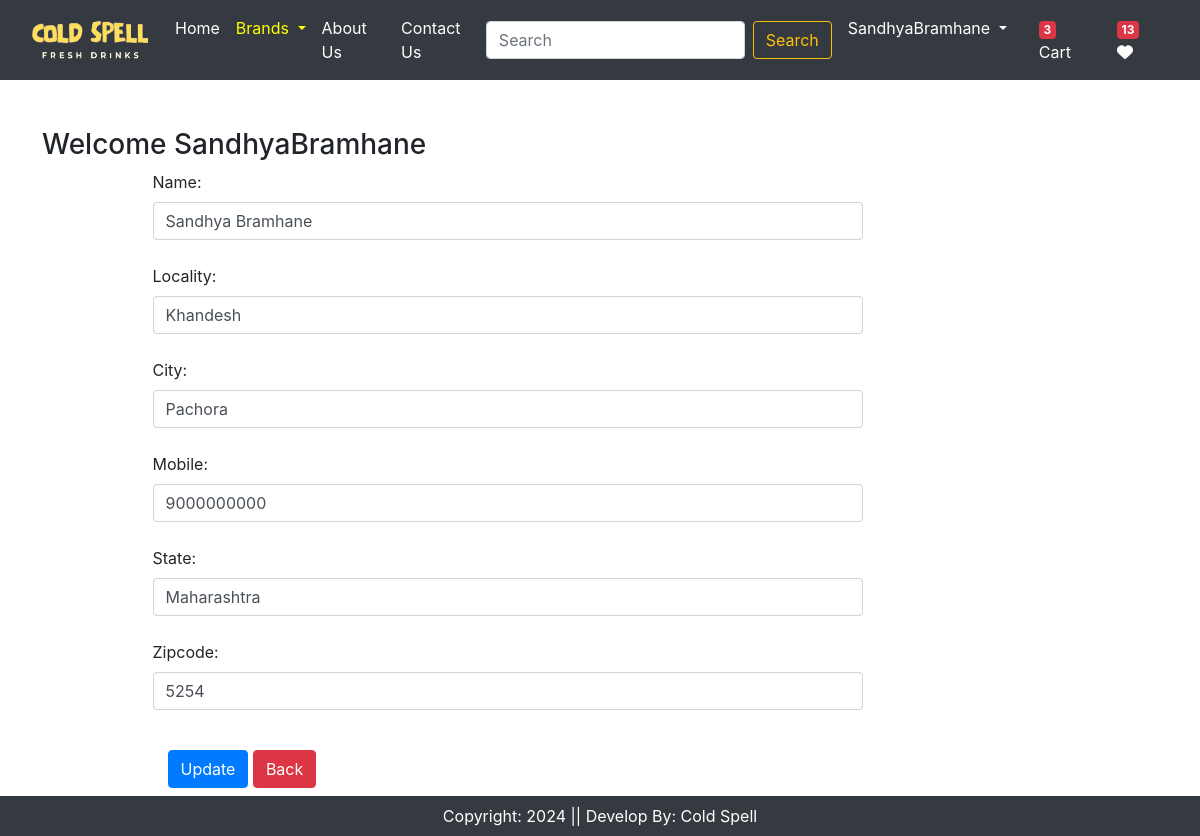
The page /updateAddress/1 (signed in) on the database its author committed.
### app/models.py (models this page shows, shortened)
class Customer(models.Model):
    user = models.ForeignKey(User,on_delete=models.CASCADE)
    name = models.CharField(max_length=200)
    locality = models.CharField(max_length=200)
    city = models.CharField(max_length=50)
    mobile = models.IntegerField(default=0)
    zipcode = models.IntegerField()
    state = models.CharField(choices=STATE_CHOICES, max_length=100)

### app/views.py (the view, shortened to what this page needs)
# urls.py: path('updateAddress/<int:pk>',views.updateAddress.as_view(), name='updateAddress'),
@method_decorator(login_required,name='dispatch')
class updateAddress(View):
    def get(self,request,pk):
        add = Customer.objects.get(pk=pk)
        form = CustomerProfileForm(instance=add)
        totalitem = 0
        wishlist = 0
        if request.user.is_authenticated:
             totalitem = len(Cart.objects.filter(user=request.user))
             wishitem = len(Wishlist.objects.filter(user=request.user))
        return render(request,'app/updateAddress.html',locals())

### app/forms.py
class CustomerProfileForm(forms.ModelForm):
    class Meta:
      model = Customer
      fields=['name','locality','city','mobile','state','zipcode']
      widgets={
        'name':forms.TextInput(attrs={'class':'form-control'}),
        'locality':forms.TextInput(attrs={'class':'form-control'}),
        'city':forms.TextInput(attrs={'class':'form-control'}),
        'mobile':forms.NumberInput(attrs={'class':'form-control'}),
        'state':forms.Select(attrs={'class':'form-control'}),
        'zipcode':forms.NumberInput(attrs={'class':'form-control'}),
      }

### app/templates/app/updateAddress.html (shortened to what this page needs)
{% extends 'app/base.html' %}
{% load static %}
{% block main-content %}
<div class="container my-5">
    <div class="row">
        <h3>Welcome <span class="text-capitalize">{{request.user}}</span></h3>
    </div>
    <div class="col-sm-8 offset-sm-1">
        <form action="" method="post">
            {% for fm in form %}
               {{fm.label_tag}} {{fm}} <small class="text--daner">{{fm.errors|striptags}}</small><br>
            {% endfor %}
            <div class="col-12 mt-3">
                <button type="submit" class="btn btn-primary">Update</button>
                <a href="{% url 'address' %}" type='button' class='btn btn-danger'>Back</a>
            </div>
        </form>
    </div>
</div>
{% endblock main-content %}

### app/templates/app/base.html (shortened to what this page needs)
<!DOCTYPE html>
{% load static %}
<html lang="en">
<head>
  <link href="https://cdn.jsdelivr.net/npm/bootstrap@5.3.3/dist/css/bootstrap.min.css" rel="stylesheet">
  <link href="https://stackpath.bootstrapcdn.com/bootstrap/4.5.2/css/bootstrap.min.css" rel="stylesheet">
  <link rel="stylesheet" href="{% static 'app/css/owl.carousel.min.css' %}" />
  <link rel="stylesheet" href="{% static 'app/css/all.min.css' %}" />
  <link rel="stylesheet" href="{% static 'app/css/style.css' %}" />
  <link rel="stylesheet" href="https://cdnjs.cloudflare.com/ajax/libs/font-awesome/5.15.4/css/all.min.css" />
</head>
<body>
<nav class="navbar navbar-expand-lg navbar-dark bg-dark">
  <div class="container-fluid">
    <a class="navbar-brand" href="#">
      <img src="{% static 'app/images/product/logo3.png' %}" width="120" height="40">
    </a>
    <div class="collapse navbar-collapse" id="navbarSupportedContent">
      <ul class="navbar-nav me-auto mb-2 mb-lg-0">
        {% if request.user.is_authenticated %}
        <li class="nav-item">
          <a class="nav-link active" aria-current="page" href="/">Home</a>
        </li>
        <li class="nav-item dropdown">
          <a class="nav-link dropdown-toggle" href="#" role="button" data-bs-toggle="dropdown" aria-expanded="false" style="color: #FFFF00;">
            Brands
        </a>
        </li>
        <li class="nav-item">
          <a class="nav-link text-white" href="{% url 'about' %}">About Us</a>
        </li>
        <li class="nav-item">
          <a class="nav-link text-white" href="{% url 'contact' %}">Contact Us</a>
        </li>
      </ul>
      <form class="d-flex" role="search" action="/search">
        <input class="form-control me-2" type="search" placeholder="Search" name="search" aria-label="Search">
        <button class="btn btn-outline-warning" type="submit">Search</button>
      </form>
    </div>
  <ul class="navbar-nav me-auto mb-2 mb-lg-0">
      <li class="nav-item dropdown mx-2">
        <a class="nav-link dropdown-toggle text-white" href="#" id="profileDropdown" role="button" data-bs-toggle="dropdown" aria-expanded="false">
          {{ request.user.username|capfirst }}
        </a>
      </li>
      <li class="nav-item mx-2">
        <a href="{% url 'showcart' %}" class="nav-link text-white"><span class="badge bg-danger">{% if totalitem > 0 %}
          {{totalitem}}{% endif %}</span> Cart</a>
      </li>
      <li class="nav-item mx-2">
        <a href="{% url 'showwishlist' %}" class="nav-link text-white"><span class="badge bg-danger">{% if wishitem > 0 %}
          {{wishitem}}{% endif %}</span>  <i class="fa fa-heart"></i></a>
      </li>
    </ul>
      {% endif %}
  </div>
</nav>
{% block main-content %}{% endblock main-content %}
<footer class="container-fluid fixed-bottom bg-dark text-center p-2 mt-5 text-white">
  Copyright: 2024 || Develop By: Cold Spell
</footer>
</body>
</html>

### rows shown on the page
Customer: form "Sandhya Bramhane" "Khandesh" "Pachora" "9000000000" "Maharashtra" "5254"

### other values the page prints
{{ request.user.username|capfirst }} "SandhyaBramhane"
{{ totalitem }} "3"
{{ wishitem }} "13"
{{ request.user }} "SandhyaBramhane"
{{ fm.label_tag }} "Name:" "Locality:" "City:" "Mobile:" "State:" "Zipcode:"
